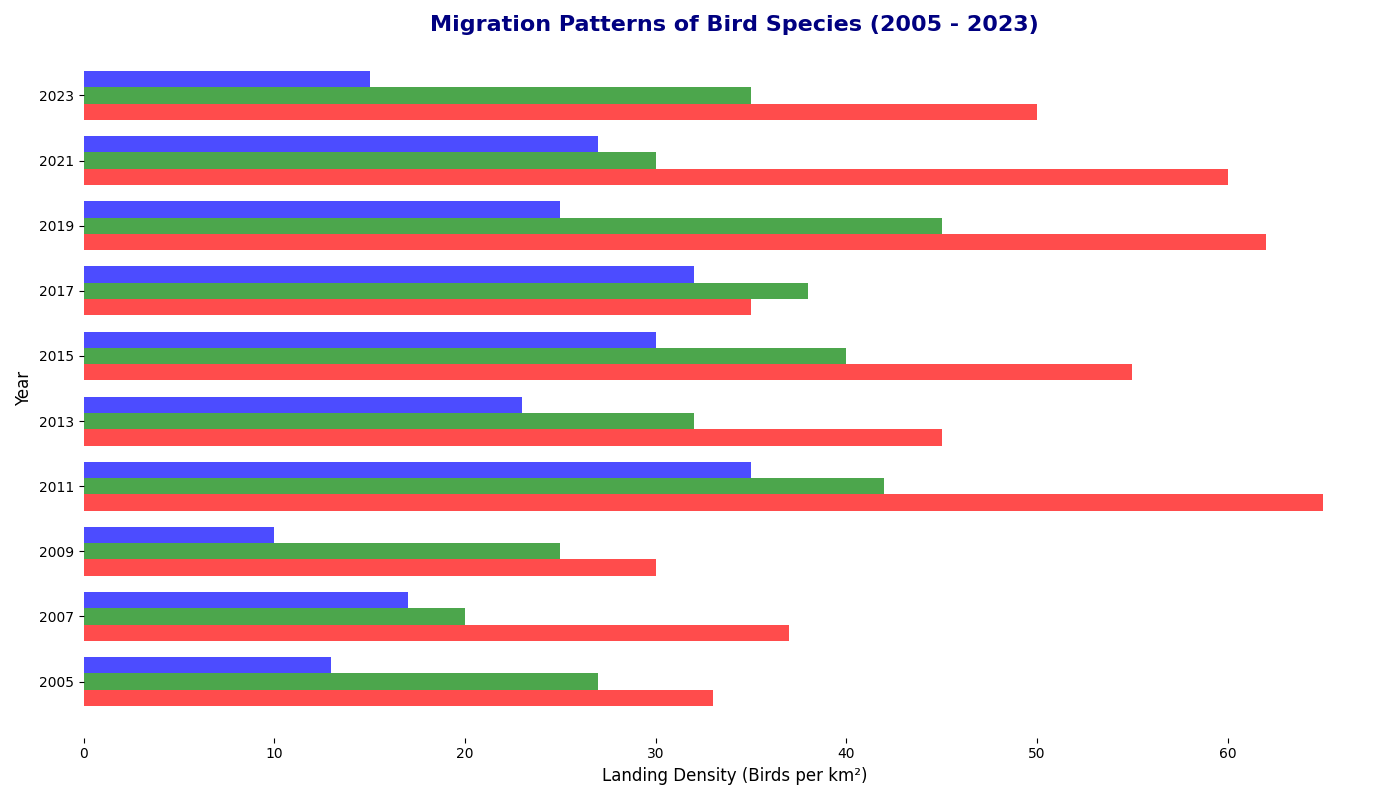

The Python source for this figure:
import matplotlib.pyplot as plt
import numpy as np

years = np.array([2005, 2007, 2009, 2011, 2013, 2015, 2017, 2019, 2021, 2023])

species_a_landing_density = np.array([33, 37, 30, 65, 45, 55, 35, 62, 60, 50])  # Shuffled values
species_b_landing_density = np.array([27, 20, 25, 42, 32, 40, 38, 45, 30, 35])  # Shuffled values
species_c_landing_density = np.array([13, 17, 10, 35, 23, 30, 32, 25, 27, 15])  # Shuffled values

fig, ax = plt.subplots(figsize=(14, 8))

bar_width = 0.25
indices = np.arange(len(years))
ax.barh(indices, species_a_landing_density, bar_width, color='red', alpha=0.7)
ax.barh(indices + bar_width, species_b_landing_density, bar_width, color='green', alpha=0.7)
ax.barh(indices + 2 * bar_width, species_c_landing_density, bar_width, color='blue', alpha=0.7)

ax.set_title('Migration Patterns of Bird Species (2005 - 2023)', fontsize=16, fontweight='bold', color='navy')
ax.set_xlabel('Landing Density (Birds per km²)', fontsize=12)
ax.set_ylabel('Year', fontsize=12)
ax.set_yticks(indices + bar_width)
ax.set_yticklabels(years)

ax.spines['top'].set_visible(False)
ax.spines['right'].set_visible(False)
ax.spines['left'].set_visible(False)
ax.spines['bottom'].set_visible(False)

plt.tight_layout()
plt.show()
